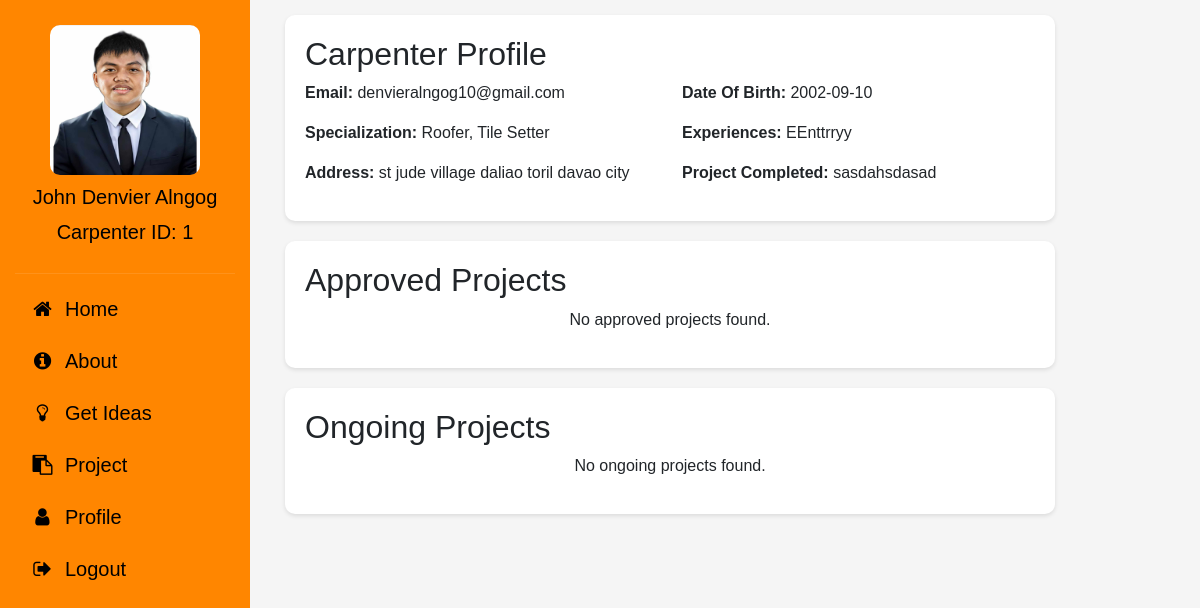
Page /profile.php (signed in) on the earlier database version.
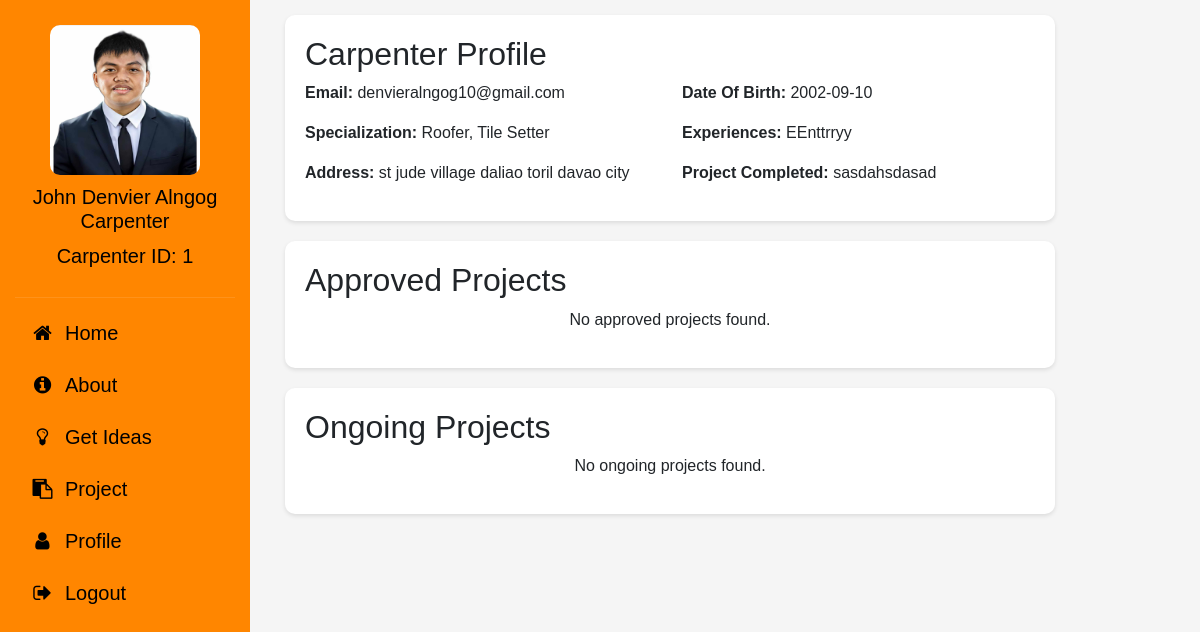
Same page on the later database version.
### tables this page shows
CREATE TABLE `carpenters` (
  `Carpenter_ID` int(11) NOT NULL,
  `First_Name` varchar(255) NOT NULL,
  `Last_Name` varchar(255) NOT NULL,
  `Phone_Number` bigint(11) NOT NULL,
  `Email` varchar(255) NOT NULL,
  `Address` varchar(255) NOT NULL,
  `Date_Of_Birth` date NOT NULL,
  `Experiences` varchar(255) NOT NULL,
  `Project_Completed` varchar(255) NOT NULL,
  `username` varchar(255) NOT NULL,
  `password` varchar(255) NOT NULL,
  `specialization` varchar(255) NOT NULL,
  `Photo` mediumblob NOT NULL
);

### profile.php (the view, shortened to what the changed rows need)
<?php
include('config.php');
$Carpenter_ID = $_SESSION['Carpenter_ID'];
$sql = "SELECT * FROM carpenters WHERE Carpenter_ID = ?";
$stmt = $conn->prepare($sql);
$stmt->bind_param("i", $Carpenter_ID);
$stmt->execute();
$result = $stmt->get_result();
$user = $result->fetch_assoc();
?>
<!DOCTYPE html>
<html lang="en">
<head>
    <link rel="stylesheet" href="https://cdnjs.cloudflare.com/ajax/libs/font-awesome/4.7.0/css/font-awesome.min.css">
    <link href="https://cdn.jsdelivr.net/npm/bootstrap@5.3.0/dist/css/bootstrap.min.css" rel="stylesheet">
</head>
<body>
    <div class="sidebar">
        <div class="profile-section">
            <?php
            if (isset($user['Photo']) && !empty($user['Photo'])) {
                echo '<img src="' . $user['Photo'] . '" class="profile-image" alt="Profile Picture">';
            } else {
                echo '<img src="assets/img/default-avatar.png" class="profile-image" alt="Default Profile Picture">';
            }
            ?>
            <h5><?php echo $user['First_Name'] . ' ' . $user['Last_Name']; ?></h5>
            <p>Carpenter ID: <?php echo $Carpenter_ID; ?></p>
        </div>
    </div>
    <div class="main-content">
        <div class="info-card">
            <h2>Carpenter Profile</h2>
            <div class="row">
                <div class="col-md-6">
                    <p><strong>Email:</strong> <?php echo $user['Email']; ?></p>
                    <p><strong>Specialization:</strong> <?php echo $user['specialization']; ?></p>
                    <p><strong>Address:</strong> <?php echo $user['Address']; ?></p>
                </div>
                <div class="col-md-6">
                    <p><strong>Date Of Birth:</strong> <?php echo $user['Date_Of_Birth']; ?></p>
                    <p><strong>Experiences:</strong> <?php echo $user['Experiences']; ?></p>
                    <p><strong>Project Completed:</strong> <?php echo $user['Project_Completed']; ?></p>
                </div>
            </div>
        </div>
        <div class="info-card">
            <h2>Approved Projects</h2>
        </div>
        <div class="info-card">
            <h2>Ongoing Projects</h2>
        </div>
</body>
</html>

Differences in the rows shown:
changed carpenters "John Denvier": Last_Name "Alngog" → "Alngog Carpenter"
